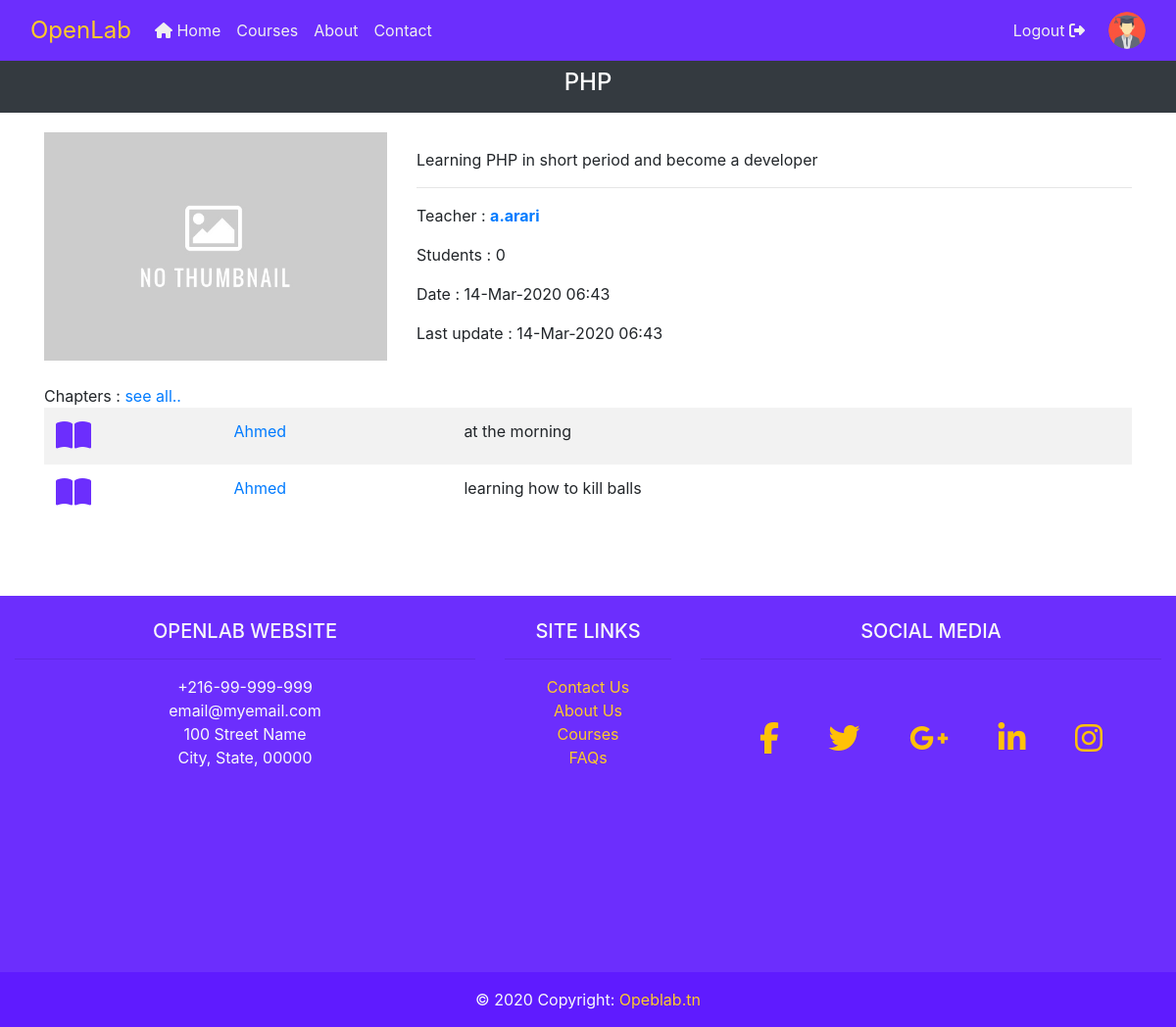
/courses/php/ (signed in), run on an earlier commit of the app's database.
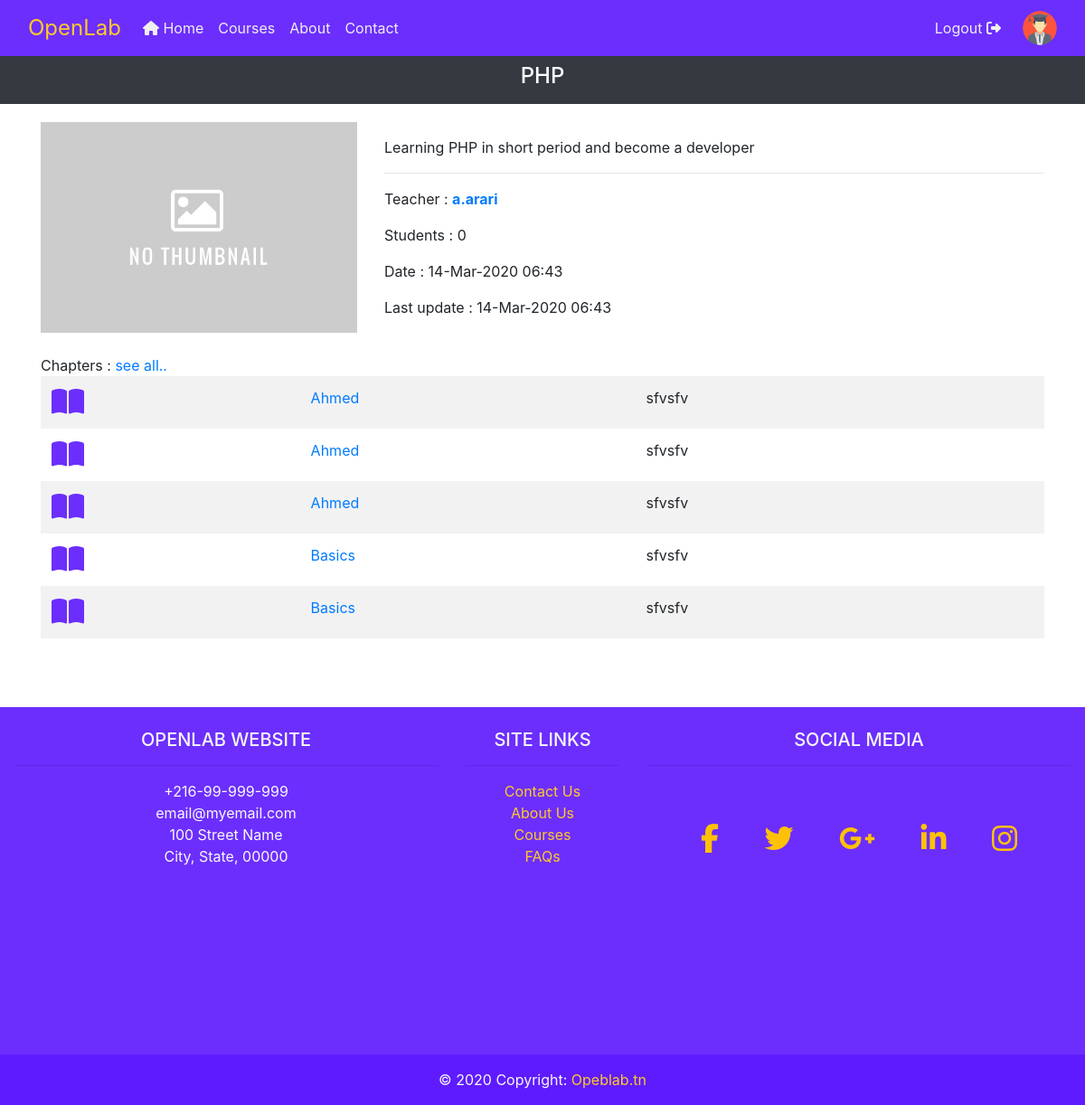
And on a later commit of the database.
### courses/models.py (models this page shows, shortened)
class Course(models.Model):
	slug 		= models.SlugField(unique=True)
	name 		= models.CharField(max_length=50)
	detail 		= models.CharField(max_length=250, verbose_name='About the course')
	thumbnail 	= models.ImageField(upload_to='courses/thumbnails/', null=True)
	teacher 	= models.ForeignKey(Teacher, on_delete=models.CASCADE)
	students 	= models.ManyToManyField(Student, related_name='students_to_course')
	created_date 		= models.DateTimeField(auto_now_add=True)
	last_update_date 	= models.DateTimeField(auto_now=True)
	def get_thumbnail_url(self):
		if self.thumbnail:
			return self.thumbnail.url
		else:
			return '/media/courses/thumbnails/default.jpg'

class Chapter(models.Model):
	slug 		= models.SlugField()
	name 		= models.CharField(max_length=20)
	detail 		= models.CharField(max_length=250, verbose_name='About the chapter')
	content 	= models.TextField(null=True)
	index 		= models.IntegerField(default=1, null=False)
	course 		= models.ForeignKey(Course, on_delete=models.CASCADE)
	created_date		= models.DateTimeField(auto_now_add=True)
	last_update_date 	= models.DateTimeField(auto_now=True)

### users/models.py (models this page shows, shortened)
class Teacher(models.Model):
	user = models.OneToOneField(User, on_delete=models.CASCADE, primary_key=True, unique=True)

class User(AbstractUser):
	is_student = models.BooleanField(default=False)
	is_teacher = models.BooleanField(default=False)
	email = models.EmailField('email address', unique=True)
	username = models.CharField(max_length=30, unique=False)
	picture = models.ImageField(upload_to='users/pictures/', null=True)
	USERNAME_FIELD = 'email'
	REQUIRED_FIELDS = []
	def get_picture_url(self):
		if self.picture:
			return self.picture.url
		else:
			if self.is_student:
				return '/media/users/pictures/student-default.png'
			elif self.is_teacher:
				return '/media/users/pictures/teacher-default.png'
			else:
				return '/media/users/pictures/default.png'
	def get_shortname(self):
		return f'{self.first_name[0:1]}.{self.last_name}'

### courses/views.py (the view)
# urls.py: path('', views.course_detail, name='detail'),
def course_detail(request, course_slug):
	course = get_object_or_404(Course, slug=course_slug)
	chapter_list = course.chapter_set.all()
	context = {
		'title': course.name,
		'course': course,
		'owner': course.teacher.user == request.user,
		'chapter_list': chapter_list,
	}
	return render(request, 'courses/course_detail.html', context)

### courses/templates/courses/course_detail.html (shortened to what this page needs)
{% extends "base.html" %}
{% block sub_nav %}
<div class="py-2 text-center bg-dark text-white">
	<h4>
	{{ course.name }}
	</h4>
</div>
{% endblock sub_nav %}
{% block content %}
<div class="container">
<div class="row">
	<div class="col-md-4 text-center">
		<img class="img-fluid" src="{{ course.get_thumbnail_url }}">
	</div>
	<div class="col-md-8 mt-3">
		<p>
			{{ course.detail }}
		</p>
		<hr>
		<p>Teacher :
			<a href="{% url 'teacher_profile' course.teacher.user.id %}"
				class='{% if user.is_teacher and course.teacher.user == user %}text-danger{% endif %}'>
				<strong>
				{{ course.teacher.user.get_shortname }}
				</strong>
			</a>
		</p>
		<p>Students : {{ course.students.count }}</p>
		<p>Date : {{ course.created_date|date:'d-M-Y h:i' }}</p>
		<p>Last update : {{ course.last_update_date|date:'d-M-Y h:i' }}</p>
	</div>
	<div class="col-12 mt-4">
		Chapters : <a href="{% url 'courses:chapter_list' course.slug %}">see all..</a>
		{% if chapter_list %}
			<table class="table table-borderless table-striped ">
				<tbody>
					{% for chapter in chapter_list|slice:':5' %}
						{% url 'courses:chapter:detail' course.slug chapter.slug as detail_url%}
						<tr onclick="location.href='{{ detail_url }}'" style="cursor: pointer;">
							<td><i class="fas fa-book-open fa-2x ol-text-primary"></i></td>
							<td>
								<a href="{{ detail_url }}">
									{{ chapter.name }}
								</a>
							</td>
							<td class="d-none d-sm-none d-md-block">{{ chapter.detail }}</td>
							<td>
							</td>
						</tr>
					{% endfor %}
				</tbody>
			</table>
		{% else %}
			<p class="text-danger">No chapters, yet.</p>
		{% endif %}
	</div>
</div>
</div>
{% endblock content %}

### templates/base.html (shortened to what this page needs)
{% load static %}
<!doctype html>
<html lang="en">
<head>
	<link rel="stylesheet" href="https://stackpath.bootstrapcdn.com/bootstrap/4.4.1/css/bootstrap.min.css">
	<link rel="stylesheet" href="{% static 'css/style.css' %}">
</head>
<body>
	<nav class="navbar navbar-primary navbar-expand-sm ol-bg-primary">
		<div class="container-fluid">
			<a href="{% url 'home' %}" class="navbar-brand ol-brand">OpenLab</a>
			<ul class="navbar-nav mr-auto">
				<li class="nav-item">
					<a href="{% url 'home' %}" class="nav-link {{ home_active }}">
						<i class="fas fa-home"></i>
						Home
					</a>
				</li>
				{% if user.is_student %}
					<li class="nav-item">
						<a href="{% url 'courses:list' %}" class="nav-link {{ courses_active }}">
							Courses
						</a>
					</li>
				{% endif %}
				<li class="nav-item">
					<a href="{% url 'about' %}" class="nav-link {{ about_active }}">
						About
					</a>
				</li>
				<li class="nav-item">
					<a href="{% url 'contact' %}" class="nav-link {{ contact_active }}">
						Contact
					</a>
				</li>
			</ul>
			<ul class="nav navbar-nav navbar-right">
				{% if user.is_authenticated %}
					<li class="nav-item">
						<a href="{% url 'logout' %}" class="nav-link">
							Logout
							<i class="fas fa-sign-out-alt"></i>
						</a>
					</li>
					<button onclick="location.href='{% url "profile" %}'"
					class="rounded-circle p-0 ml-3"
					style="background:none; outline:none; border:none; width: 38; height: 38;"
					data-toggle="dropdown" aria-haspopup="true" aria-expanded="false">
					<img src="{{ user.get_picture_url }}" alt="Profile" class="rounded-circle" width="38" height="38">
					</button>
				{% endif %}
			</ul>
		</div>
	</nav>
	<div>
		{% block sub_nav %}
		{% endblock sub_nav %}
	</div>
	<div id="openlab-content-container">
		{% block content %}
		{% endblock content %}
	</div>
	<footer class="footer-page font-small ol-bg-primary pt-4 text-light">
		<div class="container-fluid text-center text-md-left">
			<div class="row">
				<div class="col-md-5 mt-md-0 mt-3 text-center">
					<h5 class="text-uppercase">Openlab website</h5>
					<hr class="d-none d-sm-none d-md-block">
					<p class="d-none d-sm-none d-md-block">
						+216-99-999-999
						<br>
						email@myemail.com
						<br>
						100 Street Name
						<br>
						City, State, 00000
					</p>
				</div>
				<div class="col-md-2 mb-md-0 mb-3 text-center">
					<h5 class="text-uppercase">site links</h5>
					<hr class="d-none d-sm-none d-md-block">
					<ul class="list-unstyled ol-footer-links-ul">
						<li>
							<a href="{% url 'contact' %}">Contact Us</a>
						</li>
						<li>
							<a href="{% url 'about' %}">About Us</a>
						</li>
						<li>
							<a href="{% url 'courses:list' %}">Courses</a>
						</li>
						<li>
							<a href="#">FAQs</a>
						</li>
					</ul>
				</div>
				<div class="col-md-5 mb-3 text-center">
					<h5 class="d-none d-sm-none d-md-block text-uppercase">Social Media</h5>
					<hr class="d-none d-sm-none d-md-block pb-5">
					<a href="#" class="text-warning fb-ic mx-2 col-1">
						<i class="fab fa-facebook-f fa-2x"></i>
					</a>
					<a href="#" class="text-warning tw-ic mx-2 col-1">
						<i class="fab fa-twitter fa-2x"></i>
					</a>
					<a href="#" class="text-warning gplus-ic mx-2 col-1">
						<i class="fab fa-google-plus-g fa-2x"></i>
					</a>
					<a href="#" class="text-warning li-ic mx-2 col-1">
						<i class="fab fa-linkedin-in fa-2x"></i>
					</a>
					<a href="#" class="text-warning ins-ic mx-2 col-1">
						<i class="fab fa-instagram fa-2x"></i>
					</a>
				</div>
			</div>
		</div>
		<div class="footer-copyright text-center py-3">
			 © 2020 Copyright:
			<span href="{% url 'home' %}" style="color: #ffca28;"> Opeblab.tn</span>
		</div>
	</footer>
</body>
</html>

### static/css/style.css (style rules this page uses)
html { position: relative; min-height: 100%; }
body { margin-bottom: 500px; }
footer { position: absolute; left: 0; bottom: 0; height: 440px; width: 100%; overflow:hidden; }
.footer-copyright { background-color: #5f1bff; position: absolute; width: 100%; bottom: 0; }
nav a { color: #efefef; }
#openlab-content-container { margin-top: 20px; }
.ol-brand { color: #ffca28; font-size: 24px; }
.ol-bg-primary { background-color: #6c2efd; outline-color: #6c2efd; border-color: #6c2efd; }
.ol-text-primary { color: #6c2efd; }
.ol-footer-links-ul a { color: #ffca28; }

What changed in the data, as far as the page shows it:
removed Chapter: name "Ahmed", detail "at the morning"
removed Chapter: name "Ahmed", detail "learning how to kill balls"
added Chapter: name "Ahmed", detail "sfvsfv"
added Chapter: name "Ahmed", detail "sfvsfv"
added Chapter: name "Ahmed", detail "sfvsfv"
added Chapter: name "Basics", detail "sfvsfv"
added Chapter: name "Basics", detail "sfvsfv"
